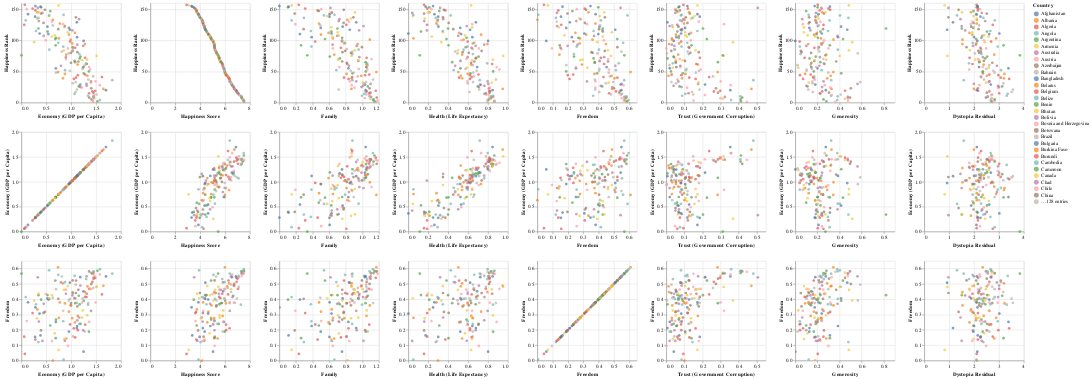

The notebook cell saved with this chart:
### Markdown cell above
## **Scatter Plots of Some Distinct Columns and their correlations among each other**

### Code cell
source = df_sorted

correlations = alt.Chart(source).mark_circle().encode(
    alt.X(alt.repeat("column"), type='quantitative'),
    alt.Y(alt.repeat("row"), type='quantitative'),
    color=alt.Color('Country', type='nominal')
).properties(
    width=200,
    height=200
).repeat(
    row=['Happiness Rank','Economy (GDP per Capita)','Freedom'],
    column=['Economy (GDP per Capita)','Happiness Score','Family','Health (Life Expectancy)','Freedom', 'Trust (Government Corruption)', 'Generosity','Dystopia Residual']
).interactive()


correlations.save(f'./plot_htmls/correlations.html', embed_options={'renderer':'svg'})
correlations.save(f'./screenshots/correlations.png')
correlations

### Figure 1 — Vega-Lite specification as saved in the notebook (floating-point values rounded to 4 significant figures; data arrays with more than 128 entries replaced by an {"elided": "..."} marker saying what was removed)
{"config": {"view": {"continuousWidth": 300, "continuousHeight": 300}}, "repeat": {"column": ["Economy (GDP per Capita)", "Happiness Score", "Family", "Health (Life Expectancy)", "Freedom", "Trust (Government Corruption)", "Generosity", "Dystopia Residual"], "row": ["Happiness Rank", "Economy (GDP per Capita)", "Freedom"]}, "spec": {"data": {"name": "data-5e601643f147ccceb8cef2df73f91dfd"}, "mark": {"type": "circle"}, "encoding": {"color": {"field": "Country", "type": "nominal"}, "x": {"field": {"repeat": "column"}, "type": "quantitative"}, "y": {"field": {"repeat": "row"}, "type": "quantitative"}}, "height": 200, "name": "view_22", "width": 200}, "params": [{"name": "param_35", "select": {"type": "interval", "encodings": ["x", "y"]}, "bind": "scales", "views": ["view_22_child__row_Happiness Rankcolumn_Economy (GDP per Capita)", "view_22_child__row_Happiness Rankcolumn_Happiness Score", "view_22_child__row_Happiness Rankcolumn_Family", "view_22_child__row_Happiness Rankcolumn_Health (Life Expectancy)", "view_22_child__row_Happiness Rankcolumn_Freedom", "view_22_child__row_Happiness Rankcolumn_Trust (Government Corruption)", "view_22_child__row_Happiness Rankcolumn_Generosity", "view_22_child__row_Happiness Rankcolumn_Dystopia Residual", "view_22_child__row_Economy (GDP per Capita)column_Economy (GDP per Capita)", "view_22_child__row_Economy (GDP per Capita)column_Happiness Score", "view_22_child__row_Economy (GDP per Capita)column_Family", "view_22_child__row_Economy (GDP per Capita)column_Health (Life Expectancy)", "view_22_child__row_Economy (GDP per Capita)column_Freedom", "view_22_child__row_Economy (GDP per Capita)column_Trust (Government Corruption)", "view_22_child__row_Economy (GDP per Capita)column_Generosity", "view_22_child__row_Economy (GDP per Capita)column_Dystopia Residual", "view_22_child__row_Freedomcolumn_Economy (GDP per Capita)", "view_22_child__row_Freedomcolumn_Happiness Score", "view_22_child__row_Freedomcolumn_Family", "view_22_child__row_Freedomcolumn_Health (Life Expectancy)", "view_22_child__row_Freedomcolumn_Freedom", "view_22_child__row_Freedomcolumn_Trust (Government Corruption)", "view_22_child__row_Freedomcolumn_Generosity", "view_22_child__row_Freedomcolumn_Dystopia Residual"]}], "$schema": "https://vega.github.io/schema/vega-lite/v5.16.3.json", "datasets": {"data-5e601643f147ccceb8cef2df73f91dfd": {"elided": "157 records"}}}
